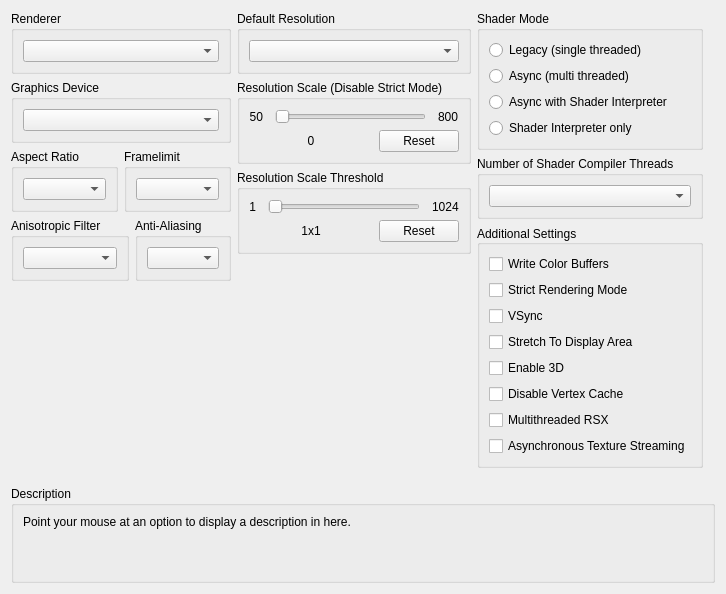
     <widget class="QWidget" name="gpuTab">
      <attribute name="title">
       <string>GPU</string>
      </attribute>
      <layout class="QVBoxLayout" name="gpuTab_layout" stretch="0,1,0">
       <item>
        <layout class="QHBoxLayout" name="gpuTabLayout" stretch="1,1,1">
         <item>
          <layout class="QVBoxLayout" name="gpuTabLayoutLeft">
           <item>
            <widget class="QGroupBox" name="gb_renderer">
             <property name="title">
              <string>Renderer</string>
             </property>
             <layout class="QVBoxLayout" name="gb_renderer_layout">
              <item>
               <widget class="QComboBox" name="renderBox"/>
              </item>
             </layout>
            </widget>
           </item>
           <item>
            <widget class="QGroupBox" name="gb_graphicsAdapter">
             <property name="title">
              <string>Graphics Device</string>
             </property>
             <layout class="QVBoxLayout" name="gb_graphicsAdapter_layout">
              <item>
               <widget class="QComboBox" name="graphicsAdapterBox"/>
              </item>
             </layout>
            </widget>
           </item>
           <item>
            <widget class="QWidget" name="widget_gpu_top" native="true">
             <layout class="QHBoxLayout" name="widget_gpu_top_layout" stretch="1,1">
              <property name="leftMargin">
               <number>0</number>
              </property>
              <property name="topMargin">
               <number>0</number>
              </property>
              <property name="rightMargin">
               <number>0</number>
              </property>
              <property name="bottomMargin">
               <number>0</number>
              </property>
              <item>
               <widget class="QGroupBox" name="gb_aspectRatio">
                <property name="title">
                 <string>Aspect Ratio</string>
                </property>
                <layout class="QVBoxLayout" name="gb_aspectRatio_layout">
                 <item>
                  <widget class="QComboBox" name="aspectBox"/>
                 </item>
                </layout>
               </widget>
              </item>
              <item>
               <widget class="QGroupBox" name="gb_frameLimit">
                <property name="title">
                 <string>Framelimit</string>
                </property>
                <layout class="QVBoxLayout" name="gb_frameLimit_layout">
                 <item>
                  <widget class="QComboBox" name="frameLimitBox"/>
                 </item>
                </layout>
               </widget>
              </item>
             </layout>
            </widget>
           </item>
           <item>
            <widget class="QWidget" name="widget_gpu_bottom" native="true">
             <layout class="QHBoxLayout" name="widget_gpu_bottom_layout" stretch="1,1">
              <property name="leftMargin">
               <number>0</number>
              </property>
              <property name="topMargin">
               <number>0</number>
              </property>
              <property name="rightMargin">
               <number>0</number>
              </property>
              <property name="bottomMargin">
               <number>0</number>
              </property>
              <item>
               <widget class="QGroupBox" name="gb_anisotropicFilter">
                <property name="title">
                 <string>Anisotropic Filter</string>
                </property>
                <layout class="QVBoxLayout" name="gb_anisotropicFilter_layout">
                 <item>
                  <widget class="QComboBox" name="anisotropicFilterOverride"/>
                 </item>
                </layout>
               </widget>
              </item>
              <item>
               <widget class="QGroupBox" name="gb_antiAliasing">
                <property name="title">
                 <string>Anti-Aliasing</string>
                </property>
                <layout class="QVBoxLayout" name="gb_antiAliasing_layout">
                 <item>
                  <widget class="QComboBox" name="antiAliasing"/>
                 </item>
                </layout>
               </widget>
              </item>
             </layout>
            </widget>
           </item>
           <item>
            <spacer name="gpu_tab_layout_right_spacer">
             <property name="orientation">
              <enum>Qt::Vertical</enum>
             </property>
             <property name="sizeType">
              <enum>QSizePolicy::MinimumExpanding</enum>
             </property>
             <property name="sizeHint" stdset="0">
              <size>
               <width>0</width>
               <height>0</height>
              </size>
             </property>
            </spacer>
           </item>
          </layout>
         </item>
         <item>
          <layout class="QVBoxLayout" name="gpuTabLayoutMiddle">
           <item>
            <widget class="QGroupBox" name="gb_default_resolution">
             <property name="title">
              <string>Default Resolution</string>
             </property>
             <layout class="QVBoxLayout" name="gb_default_resolution_layout">
              <item>
               <widget class="QComboBox" name="resBox"/>
              </item>
             </layout>
            </widget>
           </item>
           <item>
            <layout class="QVBoxLayout" name="layout_resolution_scale">
             <property name="spacing">
              <number>6</number>
             </property>
             <property name="leftMargin">
              <number>0</number>
             </property>
             <item>
              <widget class="QGroupBox" name="gb_resolutionScale">
               <property name="title">
                <string>Resolution Scale (Disable Strict Mode)</string>
               </property>
               <layout class="QVBoxLayout" name="gb_resolutionScale_layout">
                <item>
                 <widget class="QWidget" name="resolutionScaleLayoutTop" native="true">
                  <layout class="QHBoxLayout" name="horizontalLayout_23" stretch="0,1,0">
                   <property name="spacing">
                    <number>12</number>
                   </property>
                   <property name="leftMargin">
                    <number>0</number>
                   </property>
                   <property name="topMargin">
                    <number>0</number>
                   </property>
                   <property name="rightMargin">
                    <number>0</number>
                   </property>
                   <property name="bottomMargin">
                    <number>0</number>
                   </property>
                   <item>
                    <widget class="QLabel" name="resolutionScaleMin">
                     <property name="text">
                      <string>50</string>
                     </property>
                     <property name="alignment">
                      <set>Qt::AlignRight|Qt::AlignTrailing|Qt::AlignVCenter</set>
                     </property>
                    </widget>
                   </item>
                   <item>
                    <widget class="QSlider" name="resolutionScale">
                     <property name="orientation">
                      <enum>Qt::Horizontal</enum>
                     </property>
                    </widget>
                   </item>
                   <item>
                    <widget class="QLabel" name="resolutionScaleMax">
                     <property name="text">
                      <string>800</string>
                     </property>
                    </widget>
                   </item>
                  </layout>
                 </widget>
                </item>
                <item>
                 <layout class="QHBoxLayout" name="resolutionScaleLayoutBottom" stretch="1,0">
                  <item>
                   <widget class="QLabel" name="resolutionScaleVal">
                    <property name="text">
                     <string>0</string>
                    </property>
                    <property name="alignment">
                     <set>Qt::AlignCenter</set>
                    </property>
                   </widget>
                  </item>
                  <item>
                   <widget class="QPushButton" name="resolutionScaleReset">
                    <property name="text">
                     <string>Reset</string>
                    </property>
                   </widget>
                  </item>
                 </layout>
                </item>
               </layout>
              </widget>
             </item>
             <item>
              <widget class="QGroupBox" name="gb_minimumScalableDimension">
               <property name="title">
                <string>Resolution Scale Threshold</string>
               </property>
               <layout class="QVBoxLayout" name="gb_minimumScalableDimension_layout">
                <item>
                 <layout class="QHBoxLayout" name="minimumScalableDimensionLayoutTop" stretch="0,1,0">
                  <property name="spacing">
                   <number>12</number>
                  </property>
                  <item>
                   <widget class="QLabel" name="minimumScalableDimensionMin">
                    <property name="text">
                     <string>1</string>
                    </property>
                    <property name="alignment">
                     <set>Qt::AlignRight|Qt::AlignTrailing|Qt::AlignVCenter</set>
                    </property>
                   </widget>
                  </item>
                  <item>
                   <widget class="QSlider" name="minimumScalableDimension">
                    <property name="orientation">
                     <enum>Qt::Horizontal</enum>
                    </property>
                   </widget>
                  </item>
                  <item>
                   <widget class="QLabel" name="minimumScalableDimensionMax">
                    <property name="text">
                     <string>1024</string>
                    </property>
                   </widget>
                  </item>
                 </layout>
                </item>
                <item>
                 <layout class="QHBoxLayout" name="minimumScalableDimensionLayoutBottom" stretch="1,0">
                  <item>
                   <widget class="QLabel" name="minimumScalableDimensionVal">
                    <property name="text">
                     <string>1x1</string>
                    </property>
                    <property name="alignment">
                     <set>Qt::AlignCenter</set>
                    </property>
                   </widget>
                  </item>
                  <item>
                   <widget class="QPushButton" name="minimumScalableDimensionReset">
                    <property name="text">
                     <string>Reset</string>
                    </property>
                   </widget>
                  </item>
                 </layout>
                </item>
               </layout>
              </widget>
             </item>
            </layout>
           </item>
           <item>
            <spacer name="gpu_tab_layout_middle_spacer">
             <property name="orientation">
              <enum>Qt::Vertical</enum>
             </property>
             <property name="sizeType">
              <enum>QSizePolicy::MinimumExpanding</enum>
             </property>
             <property name="sizeHint" stdset="0">
              <size>
               <width>0</width>
               <height>0</height>
              </size>
             </property>
            </spacer>
           </item>
          </layout>
         </item>
         <item>
          <layout class="QVBoxLayout" name="gpuTabLayoutRight">
           <property name="rightMargin">
            <number>12</number>
           </property>
           <property name="bottomMargin">
            <number>12</number>
           </property>
           <item>
            <widget class="QGroupBox" name="gb_shader_mode">
             <property name="minimumSize">
              <size>
               <width>0</width>
               <height>123</height>
              </size>
             </property>
             <property name="title">
              <string>Shader Mode</string>
             </property>
             <layout class="QVBoxLayout" name="verticalLayout">
              <item>
               <widget class="QRadioButton" name="rb_legacy_recompiler">
                <property name="text">
                 <string notr="true">Legacy (single threaded)</string>
                </property>
               </widget>
              </item>
              <item>
               <widget class="QRadioButton" name="rb_async_recompiler">
                <property name="text">
                 <string notr="true">Async (multi threaded)</string>
                </property>
               </widget>
              </item>
              <item>
               <widget class="QRadioButton" name="rb_async_with_shader_interpreter">
                <property name="text">
                 <string notr="true">Async with Shader Interpreter</string>
                </property>
               </widget>
              </item>
              <item>
               <widget class="QRadioButton" name="rb_shader_interpreter_only">
                <property name="text">
                 <string notr="true">Shader Interpreter only</string>
                </property>
               </widget>
              </item>
             </layout>
            </widget>
           </item>
           <item>
            <widget class="QGroupBox" name="gb_shader_compiler_threads">
             <property name="title">
              <string>Number of Shader Compiler Threads</string>
             </property>
             <layout class="QVBoxLayout" name="gb_shader_compiler_threads_layout">
              <item>
               <widget class="QComboBox" name="shaderCompilerThreads"/>
              </item>
             </layout>
            </widget>
           </item>
           <item>
            <widget class="QGroupBox" name="gb_additional_settings">
             <property name="sizePolicy">
              <sizepolicy hsizetype="Preferred" vsizetype="Preferred">
               <horstretch>0</horstretch>
               <verstretch>0</verstretch>
              </sizepolicy>
             </property>
             <property name="title">
              <string>Additional Settings</string>
             </property>
             <property name="alignment">
              <set>Qt::AlignLeading|Qt::AlignLeft|Qt::AlignVCenter</set>
             </property>
             <layout class="QVBoxLayout" name="gb_additional_settings_layout">
              <item>
               <widget class="QCheckBox" name="dumpColor">
                <property name="text">
                 <string>Write Color Buffers</string>
                </property>
               </widget>
              </item>
              <item>
               <widget class="QCheckBox" name="strictModeRendering">
                <property name="text">
                 <string>Strict Rendering Mode</string>
                </property>
               </widget>
              </item>
              <item>
               <widget class="QCheckBox" name="vsync">
                <property name="text">
                 <string>VSync</string>
                </property>
               </widget>
              </item>
              <item>
               <widget class="QCheckBox" name="stretchToDisplayArea">
                <property name="text">
                 <string>Stretch To Display Area</string>
                </property>
               </widget>
              </item>
              <item>
               <widget class="QCheckBox" name="Enable3D">
                <property name="text">
                 <string>Enable 3D</string>
                </property>
               </widget>
              </item>
              <item>
               <widget class="QCheckBox" name="disableVertexCache">
                <property name="text">
                 <string>Disable Vertex Cache</string>
                </property>
               </widget>
              </item>
              <item>
               <widget class="QCheckBox" name="multithreadedRSX">
                <property name="text">
                 <string>Multithreaded RSX</string>
                </property>
               </widget>
              </item>
              <item>
               <widget class="QCheckBox" name="asyncTextureStreaming">
                <property name="text">
                 <string>Asynchronous Texture Streaming</string>
                </property>
               </widget>
              </item>
              <item>
               <spacer name="additional_settings_spacer">
                <property name="orientation">
                 <enum>Qt::Vertical</enum>
                </property>
                <property name="sizeType">
                 <enum>QSizePolicy::MinimumExpanding</enum>
                </property>
                <property name="sizeHint" stdset="0">
                 <size>
                  <width>0</width>
                  <height>0</height>
                 </size>
                </property>
               </spacer>
              </item>
             </layout>
            </widget>
           </item>
          </layout>
         </item>
        </layout>
       </item>
       <item>
        <spacer name="gpuTabSpacer">
         <property name="orientation">
          <enum>Qt::Vertical</enum>
         </property>
         <property name="sizeType">
          <enum>QSizePolicy::MinimumExpanding</enum>
         </property>
         <property name="sizeHint" stdset="0">
          <size>
           <width>0</width>
           <height>0</height>
          </size>
         </property>
        </spacer>
       </item>
       <item>
        <widget class="QGroupBox" name="gb_description_gpu">
         <property name="title">
          <string>Description</string>
         </property>
         <layout class="QHBoxLayout" name="gb_description_gpu_layout">
          <item>
           <widget class="QLabel" name="description_gpu">
            <property name="text">
             <string>Point your mouse at an option to display a description in here.


</string>
            </property>
            <property name="textFormat">
             <enum>Qt::PlainText</enum>
            </property>
            <property name="alignment">
             <set>Qt::AlignLeading|Qt::AlignLeft|Qt::AlignTop</set>
            </property>
            <property name="wordWrap">
             <bool>true</bool>
            </property>
           </widget>
          </item>
         </layout>
        </widget>
       </item>
      </layout>
     </widget>
